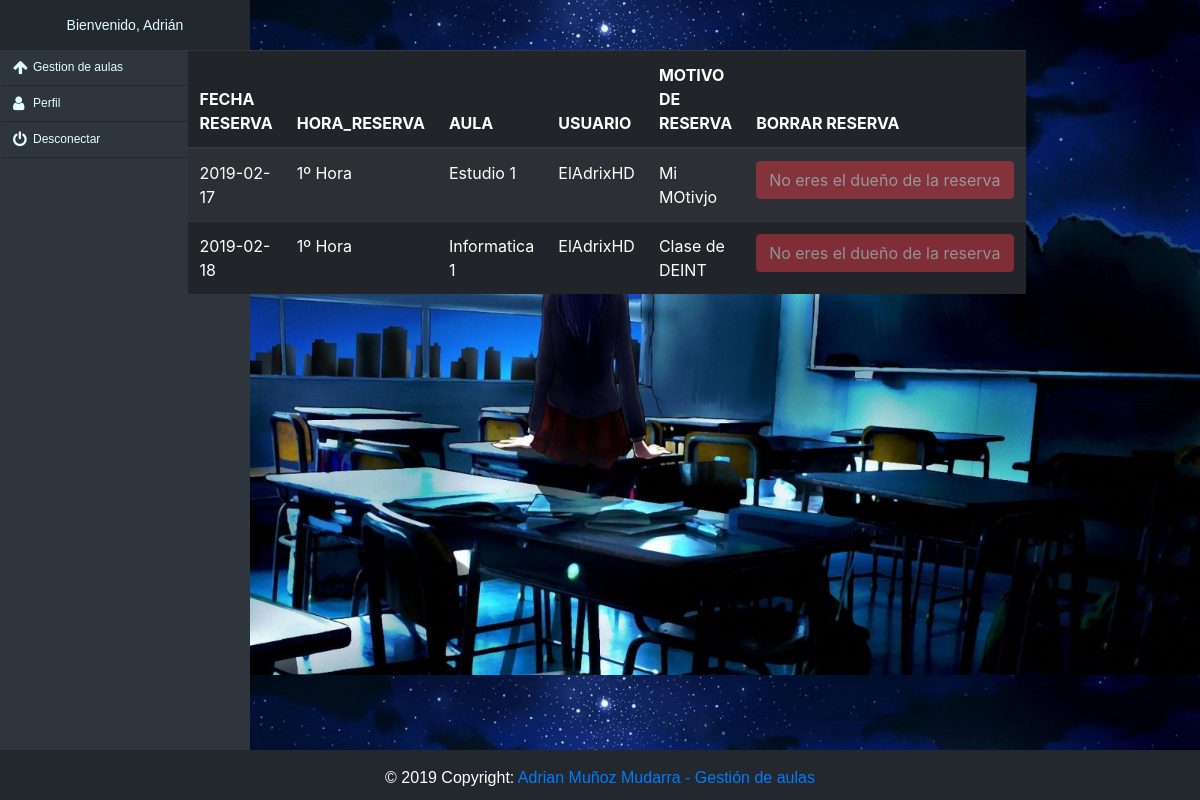
The page /php/panel.php (signed in) on the database its author committed.
### tables this page shows
CREATE TABLE `reserva` (
  `id_reserva` bigint(20) NOT NULL,
  `fecha_reserva` date NOT NULL,
  `hora_reserva` varchar(100) NOT NULL,
  `id_aula` int(10) UNSIGNED NOT NULL,
  `id_usuario` bigint(20) NOT NULL,
  `descripcion` varchar(255) DEFAULT NULL
);

CREATE TABLE `aula` (
  `id_aula` int(10) UNSIGNED NOT NULL,
  `nombre_aula` varchar(100) NOT NULL,
  `nombre_corto` varchar(5) NOT NULL,
  `ubicacion` varchar(100) NOT NULL,
  `tic` tinyint(1) NOT NULL DEFAULT 0,
  `numero_pcs` int(11) NOT NULL,
  `descripcion` varchar(255) DEFAULT NULL
);

CREATE TABLE `usuario` (
  `id` bigint(20) NOT NULL,
  `nombre_usuario` varchar(50) NOT NULL,
  `contrasenia` varchar(4092) NOT NULL,
  `apellidos` varchar(100) NOT NULL,
  `nombre` varchar(100) NOT NULL,
  `fecha_nacimiento` date NOT NULL,
  `email` varchar(100) NOT NULL
);

### php/DataObjectAccess.php (called while the page is built, shortened)
<?php
class DataObjectAccess
{
    private $conexion;
    function __construct()
    {
        try{
            $this->conexion = new PDO(DSN,USER,PASSWORD);
        }catch (PDOException $e){
            $this->error= "Error en la conexion a la base de datos: ".$e->getMessage();
        }
    }
    public function getUsuarioPorID($id)
    {
        $sql = "SELECT ".COLUMNA_USUARIO." FROM ".TABLA_USUARIO." WHERE ".COLUMNA_ID." = ".$id."";
        $result = $this->conexion->query($sql);
        return $result->fetch()['nombre_usuario'];
    }
    public function getNombreAulaPorID($aula){
        $sql = "SELECT ".COLUMNA_NOMBRE_AULA." FROM ".TABLA_AULA." WHERE ".COLUMNA_ID_AULA." = ".$aula."";
        $result = $this->conexion->query($sql);
        return $result->fetch()['nombre_aula'];
    }
    public function getReservas()
    {
        $sql = "SELECT * FROM ".TABLA_RESERVA." WHERE ".COLUMNA_FECHA_RESERVA." >= CURDATE()";
        $result = $this->conexion->query($sql);
        return $result;
    }
}

### php/panel.php (the view, shortened to what this page needs)
<?php
include_once("Application.php");
$app = new Application();
$app->validarSesion();
?>
<!DOCTYPE html>
<html lang="es">
<body class="mybackground">
<div id="panel">
    <div class="container">
        <div id="panel-row" class="row justify-content-center align-items-center">
            <div id="panel-column" class="col-9">
<?php
if($_SERVER['REQUEST_METHOD'] == 'POST'){
    if(substr($_SERVER['HTTP_REFERER'], strrpos($_SERVER['HTTP_REFERER'],"/")+1) === "buscar_aula.php"){
        $nombre_aula = $_POST["nombre_aula"];
        $nmbre_corto = $_POST["nombre_corto_aula"];
        $descripcion = $_POST["descripcion"];
        $result = $app->getAulas($nombre_aula,$nmbre_corto,$descripcion);
        if(!$result){
            echo "<p>Error al conectar al servidor: ".$app->getError()."</p>";
        }else{
            $list= $result->fetchAll();
            if (count($list)==0){
                echo "<p class='text-white'>NO HAY AULAS</p>";
            }else{
                echo "<table class=\"table table-striped table-dark\">";
                echo "<thead>";
                echo "<tr>";
                for ($i = 1; $i<$result->columnCount();$i++){
                    $namecolumn = $result->getColumnMeta($i);
                    echo "<th>".strtoupper($namecolumn['name'])."</th>";
                }
                echo "<th>".strtoupper("reservar")."</th>";
                echo "</tr>";
                echo "</thead>";
                echo "<tbody>";
                foreach ($list as $fila){
                    echo "<tr>";
                    echo "<td>".$fila['nombre_aula']."</td><td>".$fila['nombre_corto']."</td><td>".$fila['ubicacion']."</td><td>".$fila['tic']."</td><td>".$fila['numero_pcs']."</td><td>".$fila['descripcion']."</td><td><a class='btn btn-outline-secondary' href='reservar_aula.php?aula=".$fila['id_aula']."'>Reservar</a></td>";
                    echo "</tr>";
                }
                echo "</tbody>";
                echo "</table>";
            }
        }
    }elseif(substr($_SERVER['HTTP_REFERER'], strrpos($_SERVER['HTTP_REFERER'],"/")+1) === "busqueda_reserva.php"){
        $aula = $_POST["aula"];
        $fecha = $_POST["fecha"];
        $result = $app->getReservasPorFecha($aula,$fecha);
        if(!$result){
            echo "<p>Error al conectar al servidor: ".$app->getError()."</p>";
        }else{
            $list= $result->fetchAll();
            $array = array();
            foreach ($list as $item){
                $array[] = $item['hora_reserva'];
            }
                echo "<table class=\"table table-striped table-dark\">";
                echo "<thead>";
                echo "<tr>";
                echo "<th>".strtoupper("fecha reserva")."</th>";
                echo "<th>".strtoupper("hora_reserva")."</th>";
                echo "<th>".strtoupper("aula")."</th>";
                echo "<th>".strtoupper("usuario")."</th>";
                echo "<th>".strtoupper("motivo de reserva")."</th>";
                echo "<th>".strtoupper("reservar")."</th>";
                echo "</tr>";
                echo "</thead>";
                echo "<tbody>";
                $i = 0;
                for ($j = 1; $j<=6;$j++){
                    $hora = sprintf("%dº Hora", $j);
                    if (!in_array($hora,$array)){
                        echo "<tr>";
                        echo "<td>".$fecha."</td><td>".$hora."</td><td>".$app->getNombreAulaPorID($aula)."</td><td></td><td></td><td><a class='btn btn-primary' href='reservar_aula.php?aula=".$aula."&date=".$fecha."'>Reservar</a></td>";
                        echo "</tr>";
                    }else{
                        echo "<tr>";
                        echo "<td>".$list[$i]['fecha_reserva']."</td><td>".$list[$i]['hora_reserva']."</td><td>".$app->getNombreAulaPorID($list[$i]['id_aula'])."</td><td>".$app->getNombreUsuario($list[$i]['id_usuario'])."</td><td>".$list[$i]['descripcion']."</td><td><a  class='btn btn-danger isDisabled' href='#'>Reservar</a></td>";
                        echo "</tr>";
                        $i++;
                    }
                }
                echo "</tbody>";
                echo "</table>";
            }
    }
}elseif($_SERVER['REQUEST_METHOD'] == 'GET') {
    if (substr($_SERVER['HTTP_REFERER'], strrpos($_SERVER['HTTP_REFERER'], "/") + 1) != "index.php" and substr($_SERVER['HTTP_REFERER'], strrpos($_SERVER['HTTP_REFERER'], "/") + 1) != "borrarcuenta.php") {
        $result = $app->getReservas();
        if(!$result){
            echo "<p>Error al conectar al servidor: ".$app->getError()."</p>";
        }else{
            $list= $result->fetchAll();
            if (count($list)==0){
                echo "<p class='text-white'>NO HAY RESERVAS</p>";
            }else{
                echo "<table class=\"table table-striped table-dark\">";
                echo "<thead>";
                echo "<tr>";
                echo "<th>".strtoupper("fecha reserva")."</th>";
                echo "<th>".strtoupper("hora_reserva")."</th>";
                echo "<th>".strtoupper("aula")."</th>";
                echo "<th>".strtoupper("usuario")."</th>";
                echo "<th>".strtoupper("motivo de reserva")."</th>";
                echo "<th>".strtoupper("borrar reserva")."</th>";
                echo "</tr>";
                echo "</thead>";
                echo "<tbody>";
                foreach ($list as $fila){
                    echo "<tr>";
                    echo "<td>".$fila['fecha_reserva']."</td><td>".$fila['hora_reserva']."</td><td>".$app->getNombreAulaPorID($fila['id_aula'])."</td><td>".$app->getUsuarioPorID($fila['id_usuario'])."</td><td>".$fila['descripcion']."</td><td>";
                    if (strtolower($app->getUsuarioPorID($fila['id_usuario'])) == strtolower($app->getUsuarioLogeado())){
                        echo "<a class='btn btn-danger' href='borrar_reserva.php?reserva=".$fila['id_reserva']."'>Borrar Reserva</a>";
                    }else{
                        echo "<a  class='btn btn-danger isDisabled' href='#'>No eres el dueño de la reserva</a>";
                    }
                    echo "</td>";
                    echo "</tr>";
                }
                echo "</tbody>";
                echo "</table>";
            }
        }
    }
}
?>
            </div>
        </div>
    </div>
</div>
</body>
</html>

### css/panel.css (style rules this page uses)
.mybackground { background-image: url("../img/tic_login.jpg"); background-size: cover; }
.container { margin-top: 50px; }
.isDisabled { color: currentColor; cursor: not-allowed; opacity: 0.5; text-decoration: none; }

### css/nav.css (style rules this page uses)
body { margin: 0px; padding: 0px; }

### rows shown on the page
reserva: fecha_reserva "2019-02-17", hora_reserva "1º Hora", id_aula.nombre_aula "Estudio 1", id_usuario.nombre_usuario "ElAdrixHD", descripcion "Mi MOtivjo", shows "No eres el dueño de la reserva"
reserva: fecha_reserva "2019-02-18", hora_reserva "1º Hora", id_aula.nombre_aula "Informatica 1", id_usuario.nombre_usuario "ElAdrixHD", descripcion "Clase de DEINT", shows "No eres el dueño de la reserva"

### other values the page prints
$user "Adrián"
